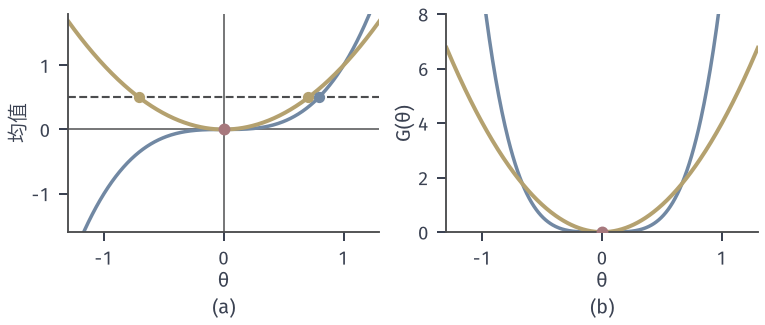

This figure's Python source:
"""Families N(theta^3,1) (blue) and N(theta^2,1) (yellow). (a) mean map; dashed line m=0.5 hits theta^3 once, theta^2 twice.
(b) Fisher information G=9 theta^4 and 4 theta^2; both vanish at theta=0 (red)."""
from pathlib import Path
import sys
HERE = Path(__file__).resolve().parent
sys.path.insert(0, str(HERE.parent/"igeo-common"))
from common import *

fig, (a, b) = figure(width_mm=108, height_mm=46, ncols=2)
t = np.linspace(-1.3, 1.3, 400)
a.axhline(0, color=STROKE, lw=0.6); a.axvline(0, color=STROKE, lw=0.6)
a.plot(t, t**3, color=BLUE, lw=1.4); a.plot(t, t**2, color=YELLOW, lw=1.6)
a.axhline(0.5, color=STROKE, lw=0.85, ls='--')
r3 = 0.5**(1/3); r2 = 0.5**0.5
a.scatter([r3], [0.5], s=14, color=BLUE, zorder=5); a.scatter([-r2, r2], [0.5, 0.5], s=14, color=YELLOW, zorder=5)
a.scatter([0], [0], s=16, color=RED, zorder=6)
a.set_xlim(-1.3, 1.3); a.set_ylim(-1.6, 1.8); a.set_xlabel(r'$\theta$', labelpad=1); a.set_ylabel('均值', labelpad=1)
b.plot(t, 9*t**4, color=BLUE, lw=1.4); b.plot(t, 4*t**2, color=YELLOW, lw=1.6)
b.scatter([0], [0], s=16, color=RED, zorder=6)
b.set_xlim(-1.3, 1.3); b.set_ylim(0, 8); b.set_xlabel(r'$\theta$', labelpad=1); b.set_ylabel(r'$G(\theta)$', labelpad=1)
tag(a, '(a)', y=-0.30); tag(b, '(b)', y=-0.30)
save(fig, HERE, 'figure', {'roots_cubic': r3, 'roots_square': [-r2, r2]})
